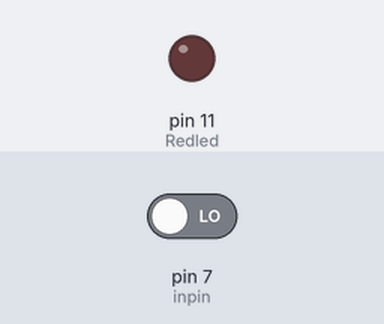
This sketch was run on a simulated Arduino Uno, built with avr-gcc and run on an emulated ATmega328P. Parts: output pins drawn as LEDs (lit = HIGH). Dashed ring = blinking. The test bench sets the inputs (shaded band); at power-on: pin 7 (inpin) LOW.

Above: at 1.2 s.
1.3 s: pin 7 (inpin) driven HIGH
At 2.2 s:
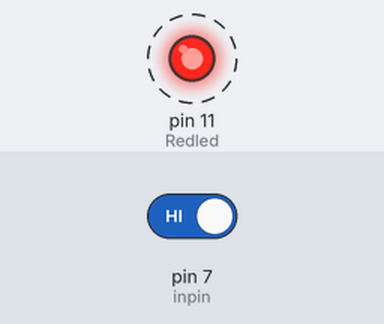
4.3 s: pin 7 (inpin) driven LOW
At 4.9 s:
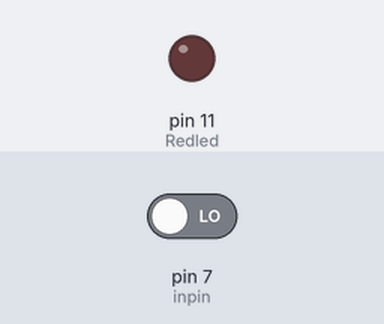
Timing chart, 0 to 7.3 s (numbered marks = the images above; inputs shaded):
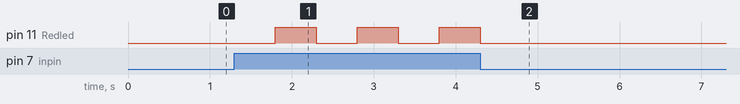

The sketch:

Project_1_Button_Controlled_LED.ino
```cpp
int Redled=11;// initialize Redled 11
int inpin=7;// initialize pin 7
boolean change=false;// define val
void setup()
{
    pinMode(Redled,OUTPUT);// set LED pin as “output”
    pinMode(inpin,INPUT);// set button pin as “input”
}
void loop()
{
  while(digitalRead(inpin)==HIGH)
  {
    delay(500);
    if(change==true)
    {
      digitalWrite(Redled,LOW);
      change=!change;
    }
    else
    {
      digitalWrite(Redled,HIGH);
      change=!change;
    }
  }
}
```

Measured:
- after the input at 1.3 s, pin 11 (Redled): alternates HIGH for 0.50 s and LOW for 0.50 s, starting after 0.50 s
- after the input at 4.3 s, pin 11 (Redled): goes on until 4.3 s, then stays LOW
